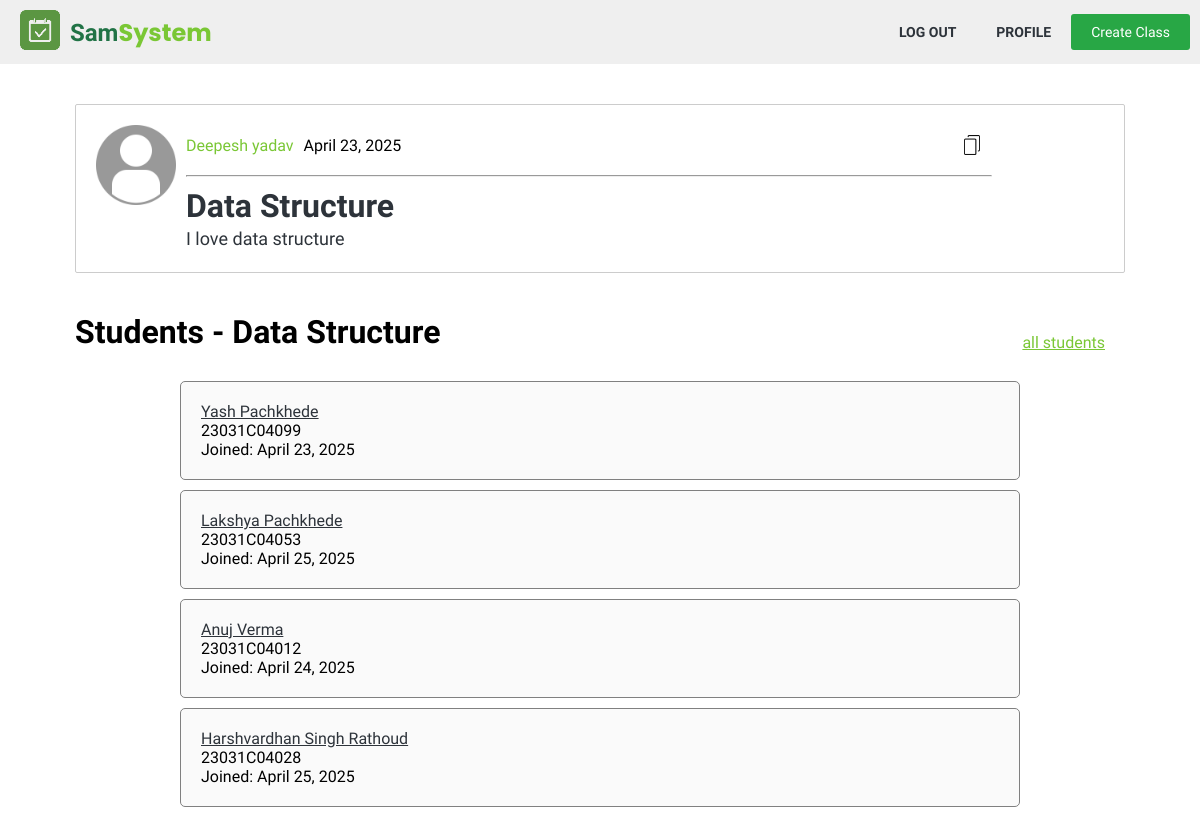
/teacher/class.php?id=3 (signed in), run on an earlier commit of the app's database.
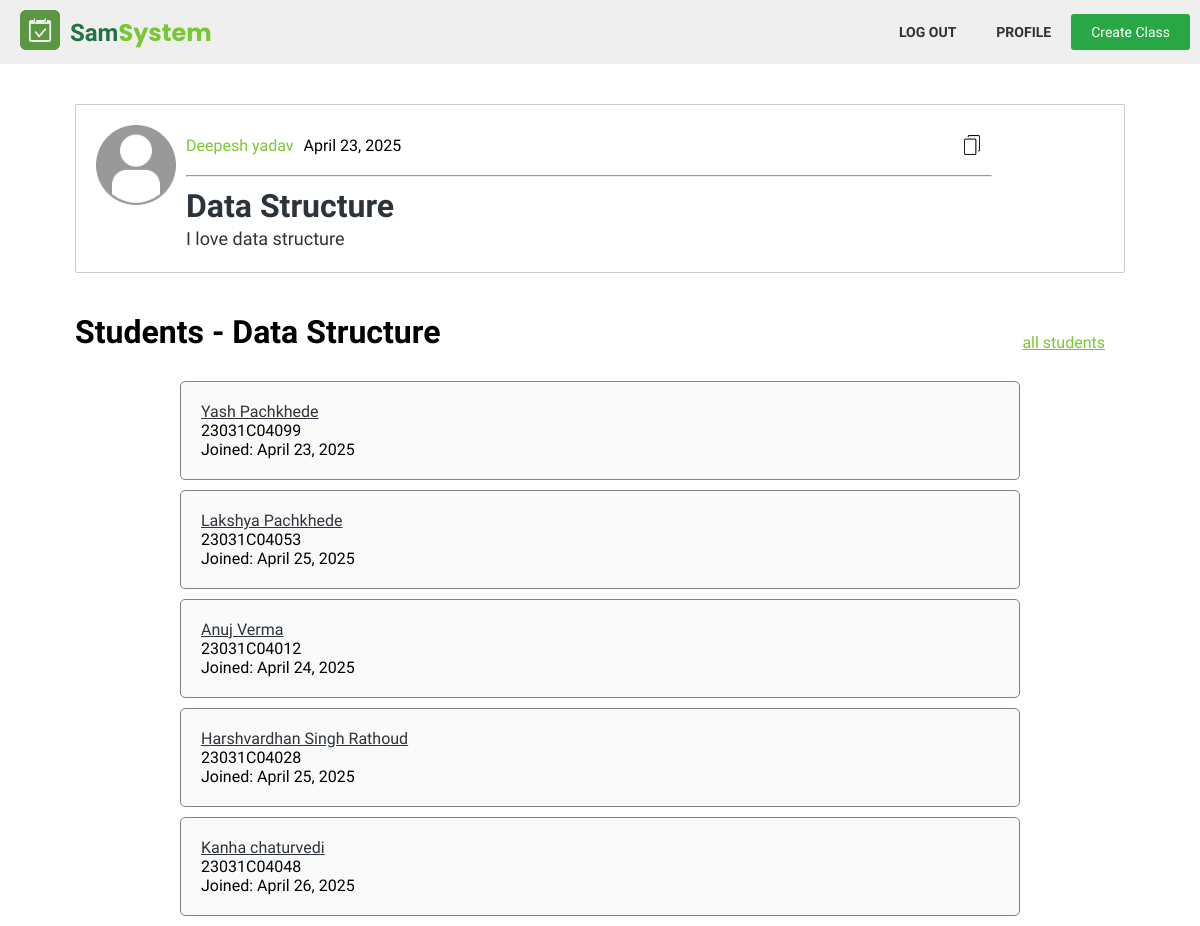
And on a later commit of the database.
### tables this page shows
CREATE TABLE `attends` (
  `student_id` int(11) NOT NULL,
  `class_id` int(11) NOT NULL,
  `date_joined` datetime DEFAULT current_timestamp()
);

CREATE TABLE `user` (
  `id` int(11) NOT NULL,
  `name` varchar(50) NOT NULL,
  `email` varchar(100) NOT NULL,
  `password` varchar(255) NOT NULL,
  `type` enum('student','teacher','admin') NOT NULL DEFAULT 'student',
  `approved` tinyint(1) NOT NULL DEFAULT 0,
  `date_created` date DEFAULT current_timestamp()
);

CREATE TABLE `student_profile` (
  `student_id` int(11) NOT NULL,
  `roll_no` varchar(15) NOT NULL,
  `branch` int(11) DEFAULT NULL,
  `bio` varchar(200) DEFAULT NULL
);

### session.php (called while the page is built, shortened)
<?php
function isLoggedInUser($id)
{
	return $_SESSION['user_id'] === $id;
}
?>

### utils.php (called while the page is built, shortened)
<?php
function getRecords($conn, $table, $parameter, $value){
	$stmt = $conn->prepare("SELECT * FROM $table WHERE $parameter = ?");
	$stmt->bind_param('i', $value);
	$stmt->execute();
	$result = $stmt->get_result();
	return $result;
}
function getFormattedDate($str){
	return (new DateTime($str))->format('F j, Y');
}
?>

### teacher/class.php (the view, shortened to what this page needs)
<?php
require '../db/db_connector.php';
require '../session.php';
require '../utils.php';
$class_id = $_GET['id'];
$stmt = $conn->prepare("SELECT name, description, teacher_id, branch, date_created FROM class WHERE id = ?");
$stmt->bind_param("i", $class_id);
$stmt->execute();
$result = $stmt->get_result();
$class_data = $result->fetch_assoc();
$teacher_id =  $class_data['teacher_id'];
$teacher_name = $conn->query("SELECT name from user WHERE id = $teacher_id")->fetch_assoc()['name'];
?>
<!DOCTYPE html>
<html lang="en">
<head>
	<link rel="stylesheet" href="../css/util.css">
	<link rel="stylesheet" href="../css/style.css">
</head>
<body>
	<?php require '..\components\nav_sm.php'; ?>
	<div class="container mt40">
		<div class="class">
			<div class="class-left">
				<img src="/attendence/img/user.jpg" alt="">
			</div>
			<div class="class-right  mw-80">
				<div class="d-f jc-sb  mb10 ai-c">
					<div class="d-f g-10 class-name-date">
						<a class = "link"href="profile.php?id=<?=$teacher_id?>"><?= $teacher_name ?></a>
						<p> <?php echo (new DateTime($class_data["date_created"]))->format('F j, Y'); ?></p>
					</div>
					<?php if ($_SESSION['type'] == "teacher"):?>
						<img src="/attendence/img/copy.png"  class="icon" id="shareBtn">
					<?php else: ?>
						<a class="btn" href="/attendence/student/join_class.php?id=<?=$class_id?>">Join</a>
					<?php endif; ?>
				</div>
				<hr class="">
				<h1 class="text-dark mt10"><?= $class_data["name"] ?></h1>
				<p class="text"><?= $class_data["description"] ?></p>
			</div>
		</div>
		<div class="class-data mt40">
			<?php
			if (isLoggedInUser($teacher_id)){
				$result =getRecords($conn, "attends", "class_id", $class_id);
				if ($result->num_rows > 0){
					echo "<div class='d-fcc jc-sb short-col'><h1 class='mb20'>Students - " . $class_data['name'] . "</h1><a class='link td-u mr20' href='class_students.php?id=$class_id'>all students</a></div>";
				} else {
					echo "<h1 class='mb20'>No students in " . $class_data['name'] . "</h1>";
				}
				$count = 0;
				while (($row = $result->fetch_assoc() ) && $count < 5) {
					$count++;
					$user_id = $row['student_id'];
					$user_data = getRecords($conn, "user", "id", $user_id)->fetch_assoc();
					$user_profile_data = getRecords($conn, "student_profile", "student_id", $user_id)->fetch_assoc();
					echo"<div class='user-row'>
					<div class='user-row-left'>
					<a class='user-row-name td-u' href='/attendence/" . $user_data['type']. "/profile.php?id=". $user_data['id'] . "&action=view'>" . $user_data['name'] . "</a>
					<p>". $user_profile_data['roll_no'] ."</p>
					<p class='user-row-date'>Joined: ".  getFormattedDate($row['date_joined']). " </p>
					</div>
					<div class='user-row-right'>
					</div>
					</div>";
				}
			}
			?>
		</div>
	</div>
</body>
</html>

What changed in the data, as far as the page shows it:
added attends: student.name "Kanha chaturvedi", student_profile.roll_no "23031C04048", date_joined "April 26, 2025"
